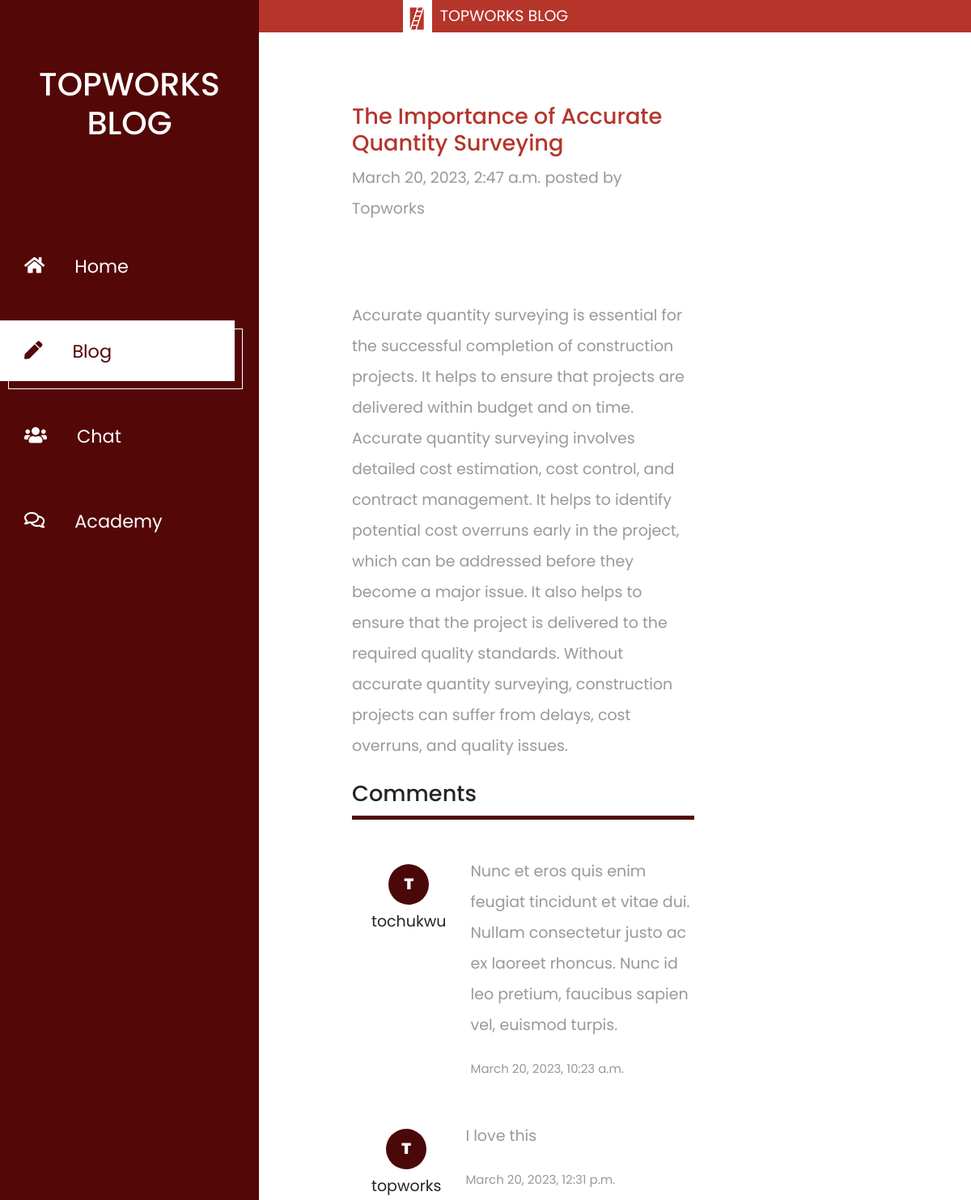
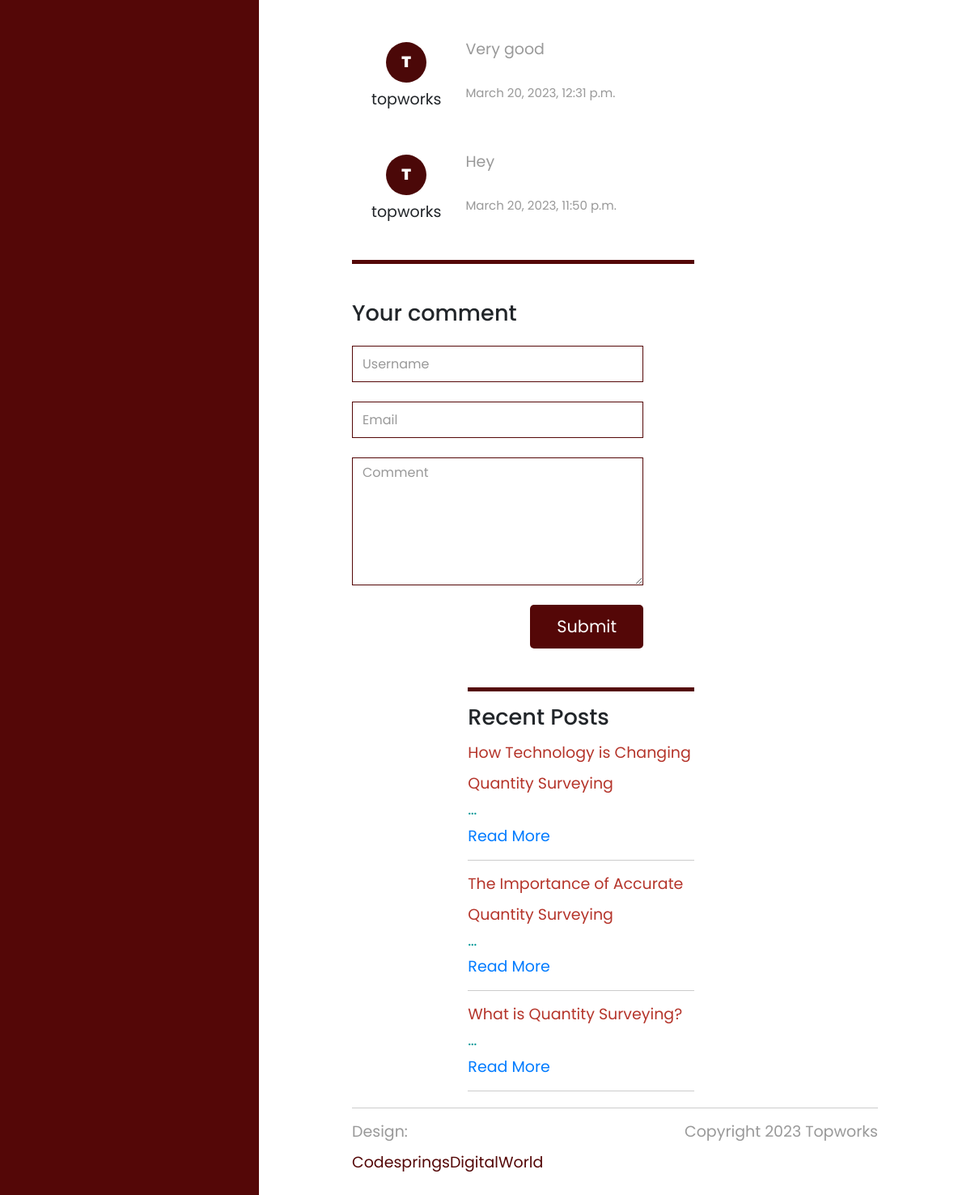
Page /view-post/2 on the committed database (2 pictures, top to bottom).
### blog/models.py (models this page shows, shortened)
class Post(models.Model):
    title = models.CharField(max_length = 200)
    image = models.ImageField(upload_to = 'images', blank = True, null = True)
    content = RichTextField(blank = True, null = True)
    author = models.CharField(max_length = 100, default = 'Topworks')
    published_date = models.DateTimeField(auto_now_add = True)
    def __str__(self):
        return self.title

class Comment(models.Model):
    content = models.TextField(null = False, blank = False)
    commenter = models.ForeignKey(User, on_delete = models.CASCADE, related_name = 'comments')
    post = models.ForeignKey(Post, on_delete = models.CASCADE, related_name = 'comments')
    comment_time = models.DateTimeField(auto_now_add = True)
    def get_initials(self):
        try:
            initial = str(self.commenter.first_name)[0]
        except:
            initial = str(self.commenter.username)[0]
        return initial

### blog/views.py (the view)
# urls.py: path('view-post/<int:post_id>', views.view_post, name ='view-post'),
def view_post(request, post_id):
    recent_posts = Post.objects.order_by('-published_date')[0:5]
    for p in recent_posts:
        print(p)
    posts = Post.objects.order_by('-published_date')
    post = Post.objects.get(id = post_id)
    comments = Comment.objects.filter(post = post_id)
    return render(request, 'blog/post.html', {'post':post, 'posts': posts, 'comments': comments, 'recent_posts': recent_posts})

### blog/templates/blog/post.html (shortened to what this page needs)
{% load static %}
<!DOCTYPE html>
<html lang="en">
<head>
	<link rel="stylesheet" href="fontawesome/css/all.min.css">
    <link href="{% static 'assets/css/bootstrap.min.css' %}" rel="stylesheet">
    <link href="{% static 'assets/css/templatemo-xtra-blog.css' %}" rel="stylesheet">
</head>
<body style="font-family: 'Poppins';">
	<header class="tm-header" id="tm-header">
        <div class="tm-header-wrapper">
            <div class="tm-site-header">
                <h1 class="text-center" style="text-transform: uppercase;">Topworks Blog</h1>
            </div>
            <nav class="tm-nav" id="tm-nav">
                <ul>
                    <li class="tm-nav-item"><a href="{% url 'index' %}" class="tm-nav-link">
                        <i class="fas fa-home"></i>
                        Home
                    </a></li>
                    <li class="tm-nav-item active"><a href="{% url 'blog' %}" class="tm-nav-link">
                        <i class="fas fa-pen"></i>
                        Blog
                    </a></li>
                    <li class="tm-nav-item"><a target="_blank" href="https://wa.me/2347065469569" class="tm-nav-link">
                        <i class="fas fa-users"></i>
                        Chat
                    </a></li>
                    <li class="tm-nav-item"><a href="{% url 'academy' %}" class="tm-nav-link">
                        <i class="far fa-comments"></i>
                        Academy
                    </a></li>
                </ul>
            </nav>
        </div>
    </header>
    <div style="width: 100%; margin-top: 0px; background-color: #b5352b; height: 40px; color: white; text-align: center;"><img style="padding:1px;padding-right: 10px;padding-left: 5px; box-sizing: content-box; background-color: white; margin-right: 10px;" height="40px" src="{% static 'assets/images/logo2.png' %}">TOPWORKS BLOG</div>
    <div class="container-fluid">
        <main class="tm-main">
            <div class="row tm-row d-flex">
                <div class="col-lg-8 tm-post-col">
                    <div class="tm-post-full">
                        <div class="mb-4">
                            <h2 class="pt-2 tm-color-secondary tm-post-title" style="color: #b5352b ;">{{post.title}}</h2>
                            <p class="tm-mb-40">{{post.published_date}} posted by {{post.author}}</p>
                            <p>
                               {{post.content|safe}}
                            </p>
                        </div>
                        <div>
                            <h2 class="tm-color-secondary tm-post-title">Comments</h2>
                            <hr class="tm-hr-primary tm-mb-45">
                            {% for comment in comments %}
                            <div class="tm-comment tm-mb-45">
                                <figure class="d-flex tm-comment-figure ml-4" style="display: flex;flex-direction: column; justify-content: center; align-items: center;">
                                    <div class="mb-2" style="border-radius: 50%; background-color: rgb(75, 8, 8); width: 50px; height: 50px; color: white; padding: 0; text-align: center; text-transform: uppercase; font-weight: 900; display: flex; justify-content: center;" ><div style="align-self: center;">{{comment.get_initials}}</div></div>
                                    <figcaption class="tm-color-secondary text-center">{{comment.commenter}}</figcaption>
                                </figure>
                                <div>
                                    <p>
                                       {{comment.content}}
                                    </p>
                                    <div class="d-flex justify-content-between">
                                        <span class="tm-color-secondary" style="font-size:15px">{{comment.comment_time}}</span>
                                    </div>
                                </div>
                            </div>
                            {% endfor %}
                            <hr class="tm-hr-primary tm-mb-45">
                            <form action="{% url 'post-comment' %}" class="mb-5 tm-comment-form" method="post">
                                <h2 class="tm-color-secondary tm-post-title mb-4">Your comment</h2>
                                {% if not user.is_authenticated %}
                                <div class="mb-4">
                                    <input class="form-control" name="name" type="text" placeholder="Username">
                                </div>
                                <div class="mb-4">
                                    <input class="form-control" name="email" type="text" placeholder="Email">
                                </div>
                                <div class="mb-4">
                                    {% endif %}
                                    <textarea class="form-control" name="message" rows="6" placeholder="Comment"></textarea>
                                </div>
                                <div class="text-right">
                                    <button class="tm-btn tm-btn-primary tm-btn-small">Submit</button>
                                </div>
                            </form>
                        </div>
                    </div>
                    <aside>
                        <div class="tm-post-sidebar">
                            <hr class="mb-3 tm-hr-primary">
                            <h2 class="tm-mb-20 tm-post-title tm-color-secondary">Recent Posts</h2>
                            {% for post in recent_posts %}
                            <div>
                            <a href="{% url 'view-post' post.id %}" class="d-block tm-mb-5">
                                <figure>
                                    <span style="color: #b5352b;">{{post.title}}</span>
                                    <figcaption class="tm-color-primary tm-mb-1">{{post.content|safe|truncatewords:0}}</figcaption><a href="{% url 'view-post' post.id %}">Read More</a>
                                </figure>
                            </a>
                            <hr>
                        </div>
                            {% endfor %}
                        </div>
                    </aside>
                </div>
            </div>
            <hr>
         <footer class="row tm-row">
                <div class="col-md-6 col-12 tm-color-gray">
                    Design: <a rel="nofollow" target="_parent" href="https://wa.me/2348107301938" class="tm-external-link">CodespringsDigitalWorld</a>
                </div>
                <div class="col-md-6 col-12 tm-color-gray tm-copyright">
                    Copyright 2023 Topworks
                </div>
            </footer>
        </main>
    </div>
</body>
</html>

### blog/static/assets/css/templatemo-xtra-blog.css (style rules this page uses)
html { overflow-x: hidden; }
body { margin: 0; padding: 0; font-family: 'Source Sans Pro', sans-serif; font-size: 19px; line-height: 2em; overflow-x: hidden; }
p, span { color: #999; }
hr { border-top-color: #CCC; margin-top: 10px; margin-bottom: 10px; }
.form-control::placeholder { color: #999; }
.tm-header { background-color: #540707; color: white; position: fixed; top: 0; left: 0; bottom: 0; z-index: 100; width: 400px; overflow-y: visible; }
.tm-header-wrapper { overflow-y: scroll; scrollbar-width: none; -ms-overflow-style: none; padding: 30px; width: 100%; height: 100%; }
.tm-site-header { margin-top: 50px; margin-bottom: 115px; }
.tm-main { margin-left: 400px; padding: 80px 100px 25px; }
.tm-row { max-width: 980px; justify-content: space-between; }
.tm-nav { margin-bottom: 100px; }
.tm-nav-item { list-style: none; margin-bottom: 30px; }
.tm-nav-link { color: white; background-color: transparent; height: 75px; width: 100%; max-width: 300px; display: flex; align-items: center; font-size: 1.4rem; padding: 30px; }
.tm-nav-item:hover .tm-nav-link, .tm-nav-item.active .tm-nav-link { color: #540707; background-color: white; text-decoration: none; }
.tm-nav ul { position: relative; }
.tm-nav-item:hover:after, .tm-nav-item.active:after { content: ''; width: 100%; max-width: 300px; height: 75px; display: block; border: 1px solid white; margin-left: 10px; margin-top: -65px; position: absolute; z-index: -1000; }
.tm-nav-link i { margin-right: 37px; }
ul { margin: 0; padding: 0; }
.tm-nav { margin-left: -30px; }
.tm-post-title { font-size: 1.7rem; transition: all 0.3s ease; }
.tm-btn { display: inline-block; border-radius: 5px; font-size: 1.3rem; transition: all 0.3s ease; }
.tm-btn-primary { background-color: #540707; color: white; padding: 8px 43px; border: none; }
.tm-btn-small { padding: 8px 33px; }
.tm-external-link { color: #540707; }
.tm-copyright { text-align: right; }
hr.tm-hr-primary { border-top: 5px solid #540707; }
.tm-comment { display: flex; align-items: flex-start; }
.tm-comment-figure { margin-top: 10px; margin-right: 30px; }
.form-control { height: 45px; border-color: #540707; border-radius: 0; }
.tm-comment-form { max-width: 360px; }
figure { margin: 0; }
figcaption { line-height: 1.4; }
.tm-post-full { max-width: 600px; }
.tm-post-sidebar { max-width: 280px; margin-left: auto; margin-right: 0; }
.tm-mb-40 { margin-bottom: 40px; }
.tm-mb-45 { margin-bottom: 45px; }
.tm-color-primary, span.tm-color-primary { color: #099; }
a.tm-color-gray, .tm-color-gray { color: #999; }
@media (max-width: 1540px) { .tm-header { width: 320px; } }
@media (max-width: 1540px) { .tm-main { margin-left: 320px; width: calc(100% - 320px); } }

### rows in the picture
Post: title "The Importance of Accurate Quantity Surveying", published_date "March 20, 2023, 2:47 a.m.", author "Topworks", content "Accurate quantity surveying is essential for the successful completion of construction projects. It helps to ensure that projects are delivered within budget and on time. Accurate quantity surveying involves detailed cost estimation, cost control, and contract management. It helps to identify potential cost overruns early in the project, which can be addressed before they become a major issue. It also helps to ensure that the project is delivered to the required quality standards. Without accurate quantity surveying, construction projects can suffer from delays, cost overruns, and quality issues.", content "…"
Comment: get_initials "T", commenter "tochukwu", content "Nunc et eros quis enim feugiat tincidunt et vitae dui. Nullam consectetur justo ac ex laoreet rhoncus. Nunc id leo pretium, faucibus sapien vel, euismod turpis.", comment_time "March 20, 2023, 10:23 a.m."
Comment: get_initials "T", commenter "topworks", content "I love this", comment_time "March 20, 2023, 12:31 p.m."
Comment: get_initials "T", commenter "topworks", content "Very good", comment_time "March 20, 2023, 12:31 p.m."
Comment: get_initials "T", commenter "topworks", content "Hey", comment_time "March 20, 2023, 11:50 p.m."
Post: title "How Technology is Changing Quantity Surveying", content "…"
Post: title "What is Quantity Surveying?", content "…"
